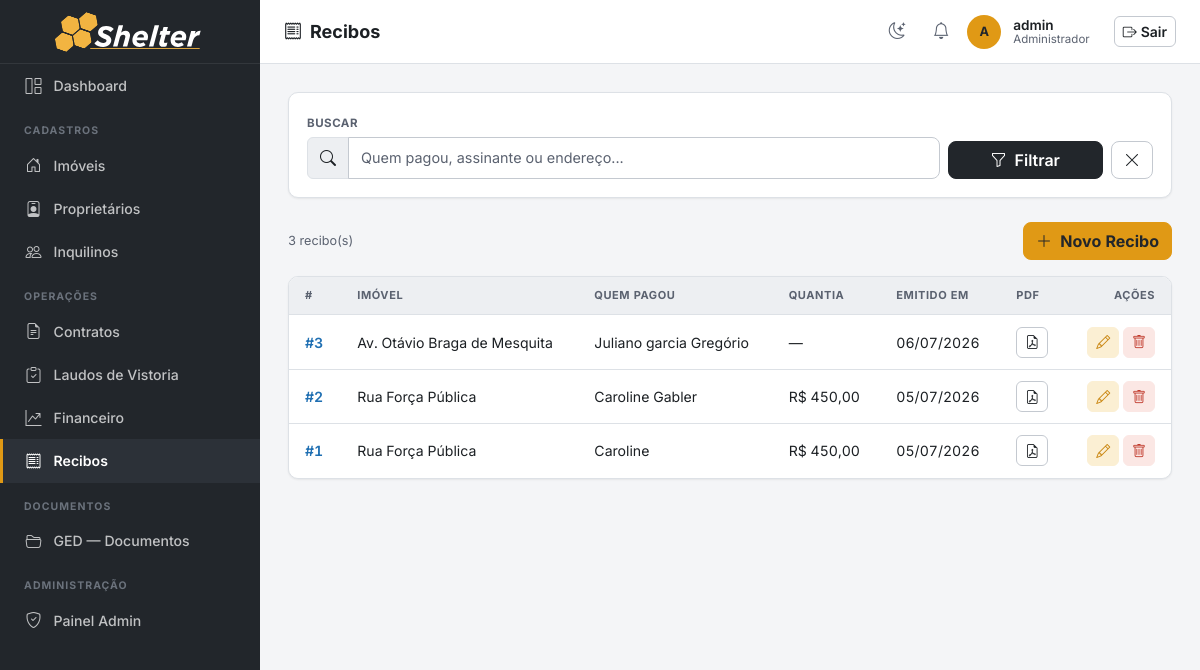
The app's page /recibos/ (signed in), older data.
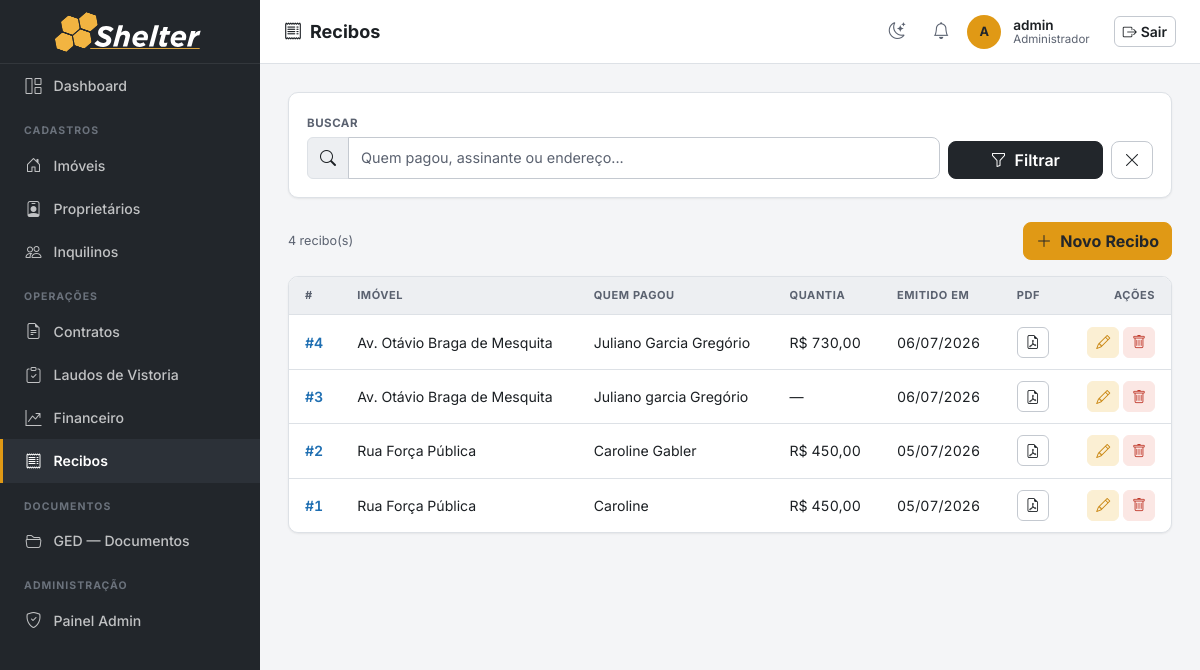
The same page, newer data.
### imoveis/models.py (models this page shows, shortened)
class Recibo(models.Model):
    imovel = models.ForeignKey(Imovel, on_delete=models.PROTECT, related_name='recibos')
    contrato = models.ForeignKey(Contrato, on_delete=models.PROTECT, related_name='recibos')
    parcela_atual = models.PositiveSmallIntegerField(null=True, blank=True, verbose_name='Parcela Atual')
    parcela_total = models.PositiveSmallIntegerField(null=True, blank=True, verbose_name='Total de Parcelas')
    valor_aluguel = models.DecimalField(max_digits=10, decimal_places=2, null=True, blank=True,
                                        verbose_name='Aluguel')
    valor_impostos = models.DecimalField(max_digits=10, decimal_places=2, null=True, blank=True,
                                         verbose_name='Impostos')
    valor_seguros = models.DecimalField(max_digits=10, decimal_places=2, null=True, blank=True,
                                        verbose_name='Seguros')
    valor_condominio = models.DecimalField(max_digits=10, decimal_places=2, null=True, blank=True,
                                           verbose_name='Condomínio')
    quem_pagou = models.CharField(max_length=200, blank=True, verbose_name='Quem Pagou')
    periodo_inicio = models.DateField(null=True, blank=True, verbose_name='Período — Início')
    periodo_fim = models.DateField(null=True, blank=True, verbose_name='Período — Fim')
    vencido_em = models.DateField(null=True, blank=True, verbose_name='Vencido em')
    quantia = models.DecimalField(max_digits=10, decimal_places=2, null=True, blank=True,
                                  verbose_name='Quantia de')
    assinante_nome = models.CharField(max_length=200, blank=True, verbose_name='Nome de Quem Assinou')
    assinante_cpf = models.CharField(max_length=14, blank=True, validators=[validate_cpf],
                                     verbose_name='CPF de Quem Assinou')
    data_assinatura = models.DateField(null=True, blank=True, verbose_name='Data da Assinatura')
    arquivo = models.FileField(upload_to='recibos/', blank=True, null=True, verbose_name='Recibo gerado (PDF)')
    criado_em = models.DateTimeField(auto_now_add=True)
    class Meta:
        verbose_name = 'Recibo'
        verbose_name_plural = 'Recibos'
        ordering = ['-criado_em']

class Imovel(models.Model):
    TIPO_CHOICES = [
        ('apartamento', 'Apartamento'),
        ('casa', 'Casa'),
        ('comercial', 'Comercial'),
        ('terreno', 'Terreno'),
        ('galpao', 'Galpão'),
    ]
    STATUS_CHOICES = [
        ('ocupado', 'Ocupado'),
        ('vago', 'Vago'),
        ('manutencao', 'Em Manutenção'),
    ]
    CATEGORIA_CHOICES = [
        ('urbano', 'Urbano'),
        ('rural', 'Rural'),
    ]
    proprietario = models.ForeignKey(Proprietario, on_delete=models.PROTECT, related_name='imoveis')
    tipo = models.CharField(max_length=20, choices=TIPO_CHOICES)
    status = models.CharField(max_length=20, choices=STATUS_CHOICES, default='vago')
    categoria = models.CharField(max_length=10, choices=CATEGORIA_CHOICES, default='urbano', verbose_name='Categoria')
    endereco = models.CharField(max_length=300)
    numero = models.CharField(max_length=20, blank=True, verbose_name='Número')
    complemento = models.CharField(max_length=100, blank=True, verbose_name='Complemento')
    bairro = models.CharField(max_length=100, blank=True)
    cidade = models.CharField(max_length=100, default='')
    area_m2 = models.DecimalField(max_digits=8, decimal_places=2, null=True, blank=True, verbose_name='Área (m²)')
    descricao = models.TextField(blank=True)
    matricula = models.CharField(max_length=100, blank=True, verbose_name='Matrícula')
    data_aquisicao = models.DateField(null=True, blank=True, verbose_name='Data de Aquisição')
    valor_aquisicao = models.DecimalField(max_digits=14, decimal_places=2, null=True, blank=True, verbose_name='Valor de Aquisição')
    cadastro_prefeitura = models.CharField(max_length=100, blank=True, verbose_name='Cadastro Prefeitura')
    planta_projeto = models.FileField(upload_to='plantas/', blank=True, null=True, verbose_name='Planta/Projeto')
    nirf = models.CharField(max_length=50, blank=True, verbose_name='NIRF')
    incra = models.CharField(max_length=50, blank=True, verbose_name='INCRA')
    car = models.CharField(max_length=100, blank=True, verbose_name='CAR')
    criado_em = models.DateTimeField(auto_now_add=True)
    class Meta:
        verbose_name = 'Imóvel'
        verbose_name_plural = 'Imóveis'
        ordering = ['endereco']

### imoveis/views.py (the view)
# urls.py: path('recibos/', views.recibo_list, name='recibo_list'),
@login_required
def recibo_list(request):
    q = request.GET.get('q', '')
    qs = Recibo.objects.select_related('imovel', 'contrato__inquilino')
    if q:
        qs = qs.filter(Q(quem_pagou__icontains=q) | Q(assinante_nome__icontains=q) |
                       Q(imovel__endereco__icontains=q))
    return render(request, 'recibos/recibo_list.html', {'recibos': qs, 'q': q})

### imoveis/templatetags/imoveis_tags.py (called while the page is built)
@register.filter
def brl(value):
    try:
        value = float(value)
    except (TypeError, ValueError):
        return value
    formatted = f"{value:,.2f}"          # 1,500.00  (locale inglês)
    formatted = formatted.replace(",", "X").replace(".", ",").replace("X", ".")
    return formatted

### templates/recibos/recibo_list.html (shortened to what this page needs)
{% extends 'base.html' %}
{% load imoveis_tags %}
{% block page_title %}<i class="bi bi-receipt me-2"></i>Recibos{% endblock %}
{% block nav_recibos %}active{% endblock %}
{% block content %}
<div class="section-card mb-4">
  <div class="section-card-body">
    <form method="get" class="row g-2 align-items-end">
      <div class="col-md-9"><label class="form-label">Buscar</label>
        <div class="input-group">
          <span class="input-group-text"><i class="bi bi-search"></i></span>
          <input type="text" name="q" value="{{ q }}" class="form-control" placeholder="Quem pagou, assinante ou endereço...">
        </div>
      </div>
      <div class="col-md-3 d-flex gap-2">
        <button type="submit" class="btn btn-graphite flex-fill"><i class="bi bi-funnel me-1"></i> Filtrar</button>
        <a href="{% url 'recibo_list' %}" class="btn btn-outline-secondary"><i class="bi bi-x-lg"></i></a>
      </div>
    </form>
  </div>
</div>
<div class="d-flex justify-content-between align-items-center mb-3">
  <span class="text-muted small">{{ recibos.count }} recibo(s)</span>
  <a href="{% url 'recibo_create' %}" class="btn btn-primary"><i class="bi bi-plus-lg me-1"></i> Novo Recibo</a>
</div>
<div class="section-card">
  <div class="table-responsive">
    <table class="table mb-0">
      <thead>
        <tr><th>#</th><th>Imóvel</th><th>Quem Pagou</th><th>Quantia</th><th>Emitido em</th><th>PDF</th><th class="text-end">Ações</th></tr>
      </thead>
      <tbody>
        {% for r in recibos %}
        <tr>
          <td class="fw-semibold"><a href="{% url 'recibo_detail' r.pk %}">#{{ r.pk }}</a></td>
          <td>{{ r.imovel.endereco|default:"—"|truncatechars:30 }}</td>
          <td>{{ r.quem_pagou|default:"—" }}</td>
          <td>{% if r.quantia %}R$ {{ r.quantia|brl }}{% else %}—{% endif %}</td>
          <td>{{ r.criado_em|date:"d/m/Y" }}</td>
          <td>{% if r.arquivo %}<a href="{{ r.arquivo.url }}" target="_blank" class="btn btn-sm btn-outline-secondary"><i class="bi bi-file-earmark-pdf"></i></a>{% else %}—{% endif %}</td>
          <td class="text-end">
            <a href="{% url 'recibo_edit' r.pk %}" class="btn btn-sm btn-outline-primary"><i class="bi bi-pencil"></i></a>
            <button class="btn btn-sm btn-outline-danger" data-bs-toggle="modal" data-bs-target="#del{{ r.pk }}"><i class="bi bi-trash"></i></button>
          </td>
        </tr>
        {% empty %}
        <tr>
          <td colspan="7" class="border-0">
            <div class="empty-state"><i class="bi bi-inbox"></i>Nenhum recibo encontrado.</div>
          </td>
        </tr>
        {% endfor %}
      </tbody>
    </table>
  </div>
</div>
{% endblock %}

Row changes from the older to the newer data that the page shows:
added Recibo: pk "4", imovel.endereco "Av. Otávio Braga de Mesquita", quem_pagou "Juliano Garcia Gregório", quantia|brl "730,00", criado_em "06/07/2026"
Text that changed along with them:
{{ recibos.count }}: "3" → "4"
